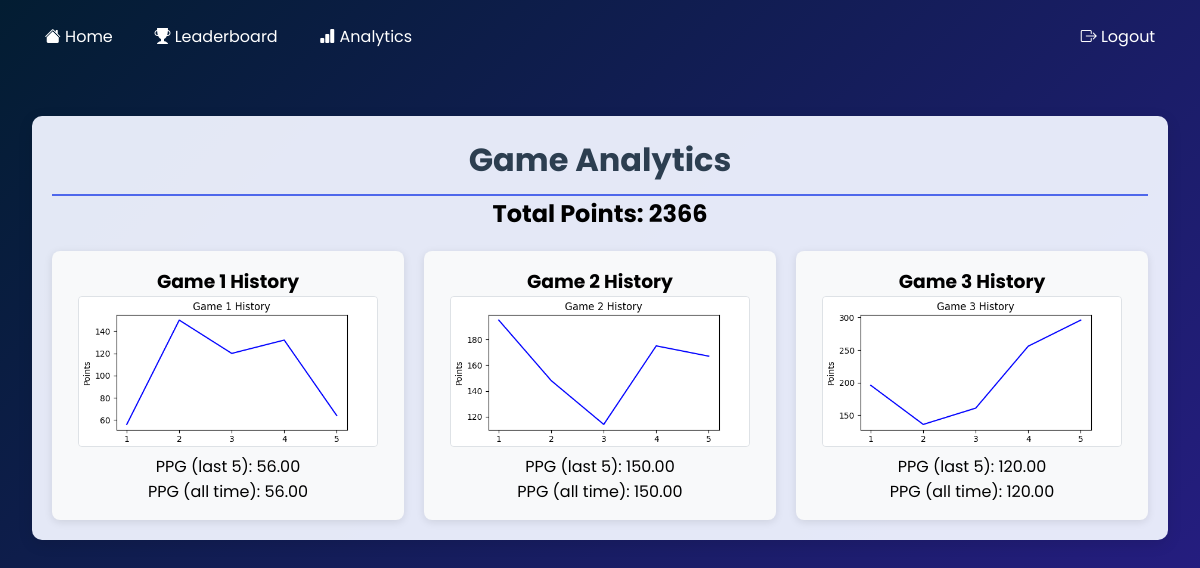
/analytics (signed in), run on the app's committed database.
### app.py (models this page shows, shortened)
class Student(UserMixin, db.Model):
    id = db.Column(db.Integer, primary_key=True)
    username = db.Column(db.String(100), unique=True)
    password_hash = db.Column(db.String(200))
    firstname = db.Column(db.String(200))
    total_points = db.Column(db.Integer, default=0)
    teacher_id = db.Column(db.Integer, db.ForeignKey('teacher.id'))
    games = db.relationship('GameTracker', backref='student', lazy=True)

class GameTracker(db.Model):
    __tablename__ = 'game_tracker'
    GameID = db.Column(db.Integer, primary_key=True)
    studentID = db.Column(db.Integer, db.ForeignKey('student.id'), nullable=False)
    Points = db.Column(db.Integer, nullable=False)
    GameType = db.Column(db.Integer, nullable=False)
    __table_args__ = (
        db.CheckConstraint('GameType IN (1, 2, 3)', name='valid_game_type'),
    )

### app.py (the view)
@app.route('/analytics')
@login_required
def analytics():
    if not isinstance(current_user, Student):
        return redirect(url_for('login'))
    game_attempts = (
        GameTracker.query.filter_by(studentID=current_user.id)
        .order_by(GameTracker.GameID.desc())
        .all()
    )
    game_stats = {1: {"total_points": 0, "total_attempts": 0, "last_5_points": []},
                  2: {"total_points": 0, "total_attempts": 0, "last_5_points": []},
                  3: {"total_points": 0, "total_attempts": 0, "last_5_points": []}}
    for attempt in game_attempts:
        game_id = attempt.GameID
        if game_id in game_stats:
            game_stats[game_id]["total_points"] += attempt.Points
            game_stats[game_id]["total_attempts"] += 1
            if len(game_stats[game_id]["last_5_points"]) < 5:
                game_stats[game_id]["last_5_points"].append(attempt.Points)
    for game_id, stats in game_stats.items():
        stats["average_all_time"] = (stats["total_points"] / stats["total_attempts"]) if stats["total_attempts"] > 0 else 0
        stats["average_last_5"] = (sum(stats["last_5_points"]) / len(stats["last_5_points"])) if stats["last_5_points"] else 0
    return render_template('analytics.html',
    total_points=current_user.total_points, game_stats=game_stats)

### app.py (called while the page is built)
@login_manager.user_loader
def load_user(user_id):
    try:
        if user_id.startswith('teacher_'):
            _, tid = user_id.split('_')
            return Teacher.query.get(int(tid))
        elif user_id.startswith('student_'):
            _, sid = user_id.split('_')
            return Student.query.get(int(sid))
    except:
        return None

### templates/analytics.html (shortened to what this page needs)
{% extends "base_student.html" %}
{% block content %}
    <div class="analytics-container">
        <h1 class="analytics-title">Game Analytics</h1>
        <h2>Total Points: {{ total_points }}</h2>
        <div class="graphs-container">
            {% for game_id in [1, 2, 3] %}
            <div class="game-section">
                <h3>Game {{ game_id }} History</h3>
                <img src="{{ url_for('game_plot', game_type=game_id) }}" class="chart-img">
                {% if game_id in game_stats %}
                    <p>PPG (last 5): {{ "%.2f"|format(game_stats[game_id].average_last_5) }}</p>
                    <p>PPG (all time): {{ "%.2f"|format(game_stats[game_id].average_all_time) }}</p>
                {% else %}
                    <p>PPG (last 5): N/A</p>
                    <p>PPG (all time): N/A</p>
                {% endif %}
            </div>
            {% endfor %}
        </div>
    </div>
{% endblock %}

### templates/base_student.html (style rules this page uses)
:root { --primary: #4E67EB; --secondary: #B112FF; --bg-gradient: linear-gradient(135deg, #031d32, #291D89); --container-bg: rgba(240, 244, 255, 0.95); }
* { margin: 0; padding: 0; box-sizing: border-box; font-family: 'Poppins', sans-serif; }
body { min-height: 100vh; background: var(--bg-gradient); }

### templates/analytics.html (style rules this page uses)
.analytics-container { max-width: 1200px; margin: 20px auto; background: var(--container-bg); padding: 20px; border-radius: 10px; box-shadow: 0 4px 15px rgba(0, 0, 0, 0.1); text-align: center; }
.analytics-title { color: #2c3e50; border-bottom: 2px solid var(--primary); padding-bottom: 10px; }
.graphs-container { display: flex; justify-content: center; gap: 20px; margin-top: 20px; }
.game-section { background: #f8f9fa; padding: 1rem; border-radius: 8px; box-shadow: 0 2px 8px rgba(0,0,0,0.1); flex: 1; text-align: center; }
.chart-img { width: 100%; max-width: 300px; height: auto; border: 1px solid #dee2e6; border-radius: 4px; }

### data on the page
Student: total_points "2366"
GameTracker: game_id "1", shows a picture, Points "56.00"
GameTracker: GameID "2", shows a picture, Points "150.00"
GameTracker: GameID "3", shows a picture, Points "120.00"
